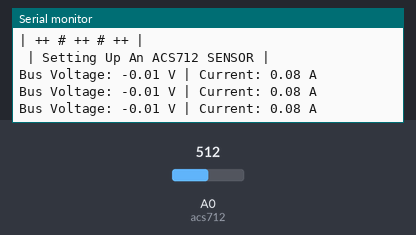
The sketch below on a simulated Arduino Uno, built with avr-gcc and run on an emulated ATmega328P. Parts: the last lines printed to the serial monitor. The inputs (shaded band) are chosen by the test bench; at power-on: A0 (acs712) = 512.

Above: at 1.3 s.
1.4 s: A0 (acs712) set to 716
At 1.9 s:
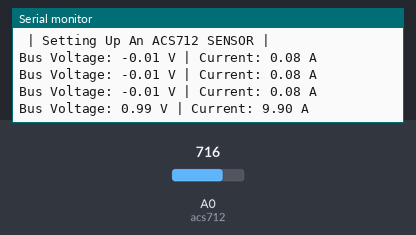
2.9 s: A0 (acs712) set to 900
At 3.4 s:
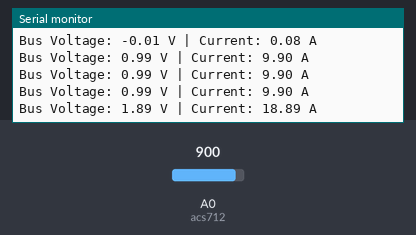
Timing chart, 0 to 5.9 s (numbered marks = the images above; inputs shaded):
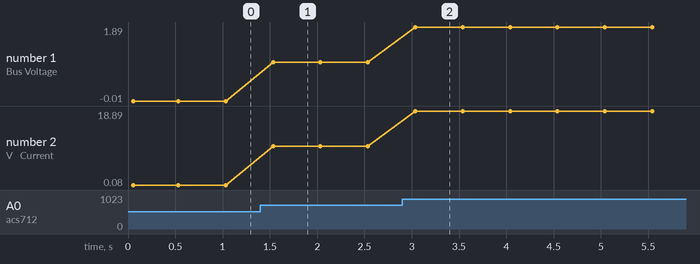

Measured:
- after the input at 1.4 s, the serial monitor: prints a new line after 0.13 s (image 1)
- after the input at 2.9 s, the serial monitor: prints a new line after 0.14 s (image 2)
- plotted number 1: -0.01 → 0.99 after the input at 1.4 s, 0.99 → 1.89 after the input at 2.9 s
- plotted number 2: 0.08 → 9.9 after the input at 1.4 s, 9.9 → 18.89 after the input at 2.9 s

The sketch:

SolarMoniter_ACS712.ino
```cpp
// /*
//   ACS712 20A Current Sensor with Arduino UNO
//   Reads DC current and prints value on Serial Monitor
// */

// const int sensorPin = A0;

// // Arduino ADC parameters
// const float adcResolution = 1023.0;
// const float referenceVoltage = 5.12;

// // ACS712 10A sensitivity
// const float sensitivity = 0.100;   // 100mV per Amp

// // Zero current voltage
// float zeroCurrentVoltage = 2.5;

// // Optional auto calibration
// float caliberateACS712(const float referenceVoltage, const float adcResolution, const int sensorPin){

//   float zeroCurrent = 2.5;
//   long sum = 0;

//   for (int i = 0; i < 50; i++) {
//     sum += analogRead(sensorPin);
//     delayMicroseconds(20);
//   }

//   float avgADC = (float)sum / 50.0;

//   zeroCurrent = (avgADC * referenceVoltage) / adcResolution;

//   Serial.print("Calibrated Zero Voltage: ");
//   Serial.println(zeroCurrent, 3);
//   return zeroCurrent;
// }

// void setup() {
//   Serial.begin(9600);

//   Serial.println("ACS712 20A Current Sensor");
//   delay(2000);
//   zeroCurrentVoltage = caliberateACS712(referenceVoltage, adcResolution, sensorPin);
// }

// void loop() {

//   // Read ADC value
//   int total = 0;

//   for(int i = 0; i < 50; i++)
//   {
//       total += analogRead(sensorPin);
//       delayMicroseconds(20);
//   }

//   float adcValue = (float)total / 50.0;;

//   // Convert ADC to voltage
//   float voltage = (adcValue * referenceVoltage) / adcResolution;

//   // Calculate current
//   float current = (voltage - zeroCurrentVoltage) / sensitivity;

//   // Remove tiny noise values
//   if (current > -0.05 && current < 0.05) {
//     current = 0.0;
//   }

//   Serial.print("ADC Value: ");
//   Serial.print(adcValue);

//   Serial.print(" | Voltage: ");
//   Serial.print(voltage, 3);

//   Serial.print(" V | Current: ");
//   Serial.print(current, 3);

//   Serial.println(" A");

//   delay(1000);
// }

#define acs712 A0  // input PIN Define

double adcValue = 0;
float adcVoltage = 0;                    // Bus Voltage
float stepVoltage = 0.0048875855327468;  // 5V/1023=Steps
float sensitivity = 0.100;               //mV for 20A
float current = 0;

void setup() {
  Serial.begin(9600);  // Communiation rate
  Serial.println();
  Serial.println("| ++ # ++ # ++ |");
  Serial.println(" | Setting Up An ACS712 SENSOR | ");
  pinMode(acs712, INPUT);
}

void loop() {

  // for (int i = 0; i < 5; i++) {
  //   adcValue += analogRead(acs712);
  //   delayMicroseconds(10);
  // }
  // adcValue = adcValue / 5.0;

  adcValue = analogRead(acs712);
  // Serial.print("RAW adcValue: ");
  // Serial.println(adcValue);
  adcVoltage = (float)adcValue * stepVoltage;
  // Serial.print("RAW adcVoltage: ");
  // Serial.println(adcVoltage);
  adcVoltage -= 2.51;
  if (adcVoltage > 0.00) {
    Serial.print("Bus Voltage: ");
    Serial.print(adcVoltage, 2);
    Serial.print(" V ");
    //Serial.println(" V ");

    current = adcVoltage / sensitivity;

    Serial.print("| Current: ");
    Serial.print(current, 2);
    Serial.println(" A");

  } else {
    Serial.print("Bus Voltage: ");
    Serial.print(adcVoltage, 2);
    Serial.print(" V ");
    //Serial.println(" V ");

    current = adcVoltage / (sensitivity * -1);

    Serial.print("| Current: ");
    Serial.print(current, 2);
    Serial.println(" A");
  }


  delay(500);
}
```
